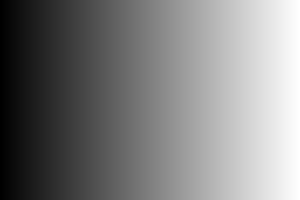
#> input picture img/gray_gradient.jpg, 300 x 200 px
$ jupyter execute 02_thresholding.ipynb   (shell and % lines are left out)
#> lines starting #> are read from the running program, lines starting #| are printed output that depends on the picture; after the words box and inside, x2 and y2 are one past the last pixel; in counts of white or black regions, pixels touching at a corner belong together
[cell 1]
import cv2 as cv
import numpy as np
import matplotlib.pyplot as plt

## understanding threshold operator

[cell 2]
img = cv.imread('../img/gray_gradient.jpg', cv.IMREAD_GRAYSCALE)
#> img is the input picture: shape (200, 300); min 0, max 255, mean 127.1

* create binary image with numpy operator

[cell 3]
thresh_np = np.zeros_like(img)

[cell 4]
thresh_np[img > 127] = 255

* create binary image with cv operator
    - cv.THRESH_BINARY: assign value if px > thres and 0 otherwise
    - cv.THRESH_BINARY_INV: assign value if px < thres and 0 otherwise
    - cv.THRESH_TRUNC: assign value if px > thres and retain original value otherwise
    - cv.THRESH_TOZERO: assign 0 if px > thres and retain original value otherwise
    - cv.THRESH_TOZERO_INV: opposite to THRESH_TOZERO

[cell 5]
ret, thresh_cv = cv.threshold(img, 127, 255, cv.THRESH_BINARY)
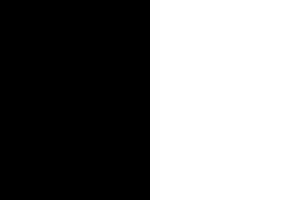
#> thresh_cv: shape (200, 300); 50% white; 1 white region, box (x1, y1, x2, y2) and area: (150, 0, 300, 200) 30000

[cell 6]
print(ret)

[cell 7]
plt.imshow(img, cmap='gray')

[cell 8]
plt.imshow(thresh_np, cmap='gray')

[cell 9]
plt.imshow(thresh_cv, cmap='gray')

## automatically determine threshold (Otsu's binarization method)

$$ \sigma_w^2(t) = w_1 (t)\sigma_1^2(t) + w_2(t)\sigma_2^2(t)$$
- $t$: 0-255, threshold
- $w_1, \; w_2$: weights of proportion for each group
- $\sigma_1^2, \; \sigma_2^2$: variances for each group

[cell 10]
img = cv.imread('../img/scaned_paper.jpg', cv.IMREAD_GRAYSCALE)
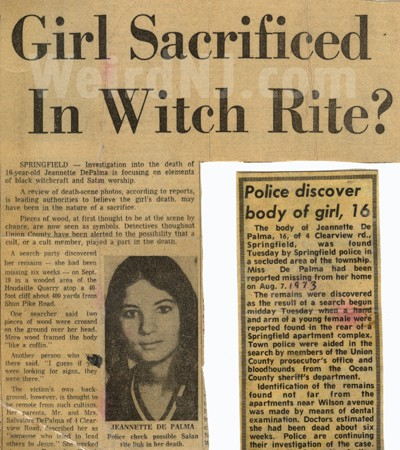
#> input picture img/scaned_paper.jpg, 400 x 450 px
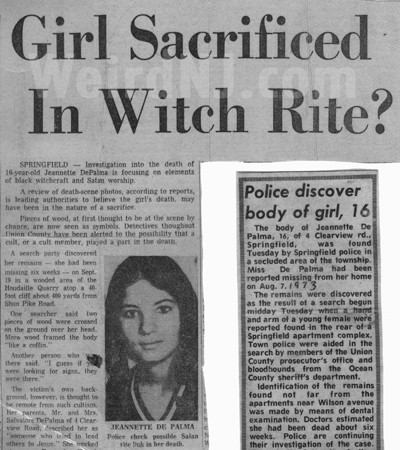
#> img: shape (450, 400); min 12, max 255, mean 152.8

[cell 11]
_, t_130 = cv.threshold(img, 130, 255, cv.THRESH_BINARY)
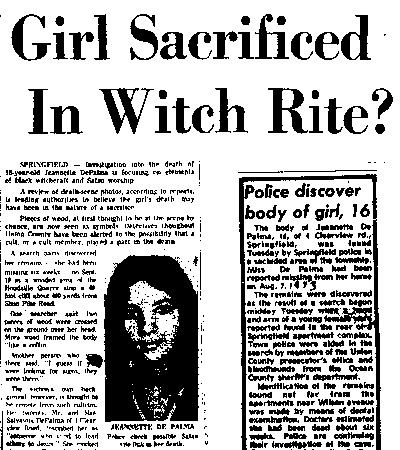
#> t_130: shape (450, 400); 73.6% white; 862 black regions (503 under 20 px), largest, box (x1, y1, x2, y2) and area: (104, 255, 199, 422) 12536, (239, 174, 381, 450) 3369, (99, 88, 154, 134) 892

* otsu's method searchs all possible combinations
    - computationally too slow
    - not appropriate for noisy cases
        - one can consider applying blurring filter

[cell 12]
t, t_otsu = cv.threshold(img, -1, 255, cv.THRESH_BINARY | cv.THRESH_OTSU)
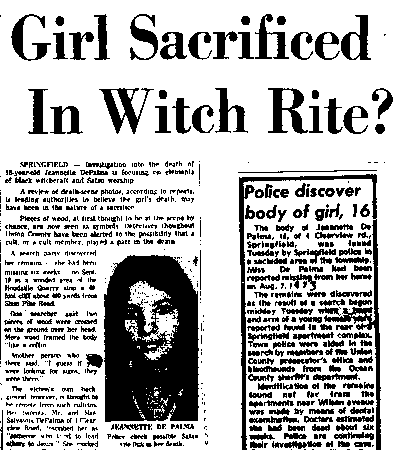
#> t_otsu: shape (450, 400); 73.2% white; 836 black regions (470 under 20 px), largest, box (x1, y1, x2, y2) and area: (104, 255, 199, 422) 12719, (239, 174, 381, 450) 3400, (99, 88, 154, 134) 895
#> t = 131

[cell 13]
t, t_otsu_2 = cv.threshold(img, -1, 255, cv.THRESH_OTSU)

[cell 14]
(t_otsu != t_otsu_2).sum()
#> Out = 0

[cell 15]
print('otsu threshold: ', t)
#| otsu threshold:  131.0

[cell 16]
plt.imshow(img, cmap='gray')

[cell 17]
plt.imshow(t_130, cmap='gray')

[cell 18]
plt.imshow(t_otsu, cmap='gray')

## Adaptive Threshold
* cv.ADAPTIVE_THRESH_MEAN_C: average of neighboring pixels
* cv.ADAPTIVE_THRESH_GAUSSIAN_C: weighted average of gaussian distribution
    - much less noise but less clear image

[cell 19]
# block size
blk_size = 9

# decaying parameter
C = 5

[cell 20]
img = cv.imread('../img/sudoku.jpg', cv.IMREAD_GRAYSCALE)
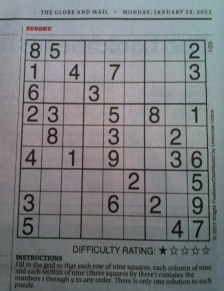
#> input picture img/sudoku.jpg, 224 x 291 px
#> img: shape (291, 224); min 7, max 176, mean 124.1

[cell 21]
ret, th1 = cv.threshold(img, 0, 255, cv.THRESH_BINARY | cv.THRESH_OTSU)
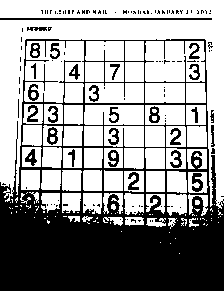
#> th1: shape (291, 224); 60% white; 136 black regions (108 under 20 px), largest, box (x1, y1, x2, y2) and area: (0, 39, 224, 291) 22950, (0, 18, 212, 20) 424, (192, 173, 203, 192) 134
#> ret = 118

[cell 22]
th2 = cv.adaptiveThreshold(img, 255, cv.ADAPTIVE_THRESH_MEAN_C, cv.THRESH_BINARY, blk_size, C)
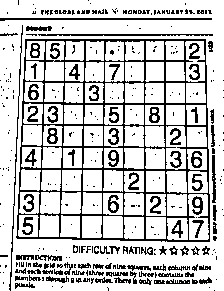
#> th2: shape (291, 224); 78.7% white; black in thin lines or dots

[cell 23]
th3 = cv.adaptiveThreshold(img, 255, cv.ADAPTIVE_THRESH_GAUSSIAN_C, cv.THRESH_BINARY, blk_size, C)
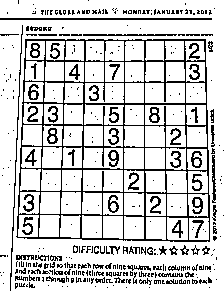
#> th3: shape (291, 224); 81.1% white; black in thin lines or dots
